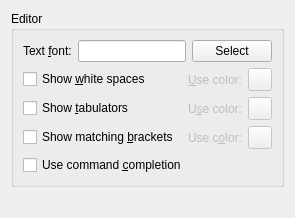
<?xml version="1.0" encoding="UTF-8"?>
<ui version="4.0">
 <class>ConfigEditorWidget</class>
 <widget class="QWidget" name="ConfigEditorWidget">
  <property name="windowTitle">
   <string>Configure Editor</string>
  </property>
  <layout class="QVBoxLayout" name="verticalLayout_2">
   <item>
    <widget class="QGroupBox" name="groupBox">
     <property name="title">
      <string>Editor</string>
     </property>
     <layout class="QVBoxLayout" name="verticalLayout">
      <item>
       <layout class="QHBoxLayout" name="horizontalLayout">
        <item>
         <widget class="QLabel" name="generalFontLabel">
          <property name="whatsThis">
           <string>&lt;p&gt;Select the font of the main text.&lt;/p&gt;</string>
          </property>
          <property name="text">
           <string>Text &amp;font:</string>
          </property>
          <property name="buddy">
           <cstring>generalFontButton</cstring>
          </property>
         </widget>
        </item>
        <item>
         <widget class="QLineEdit" name="generalFontEdit">
          <property name="sizePolicy">
           <sizepolicy hsizetype="MinimumExpanding" vsizetype="Preferred">
            <horstretch>0</horstretch>
            <verstretch>0</verstretch>
           </sizepolicy>
          </property>
          <property name="whatsThis">
           <string>&lt;p&gt;Select the font of the main text.&lt;/p&gt;</string>
          </property>
          <property name="readOnly">
           <bool>true</bool>
          </property>
         </widget>
        </item>
        <item>
         <widget class="QPushButton" name="generalFontButton">
          <property name="whatsThis">
           <string>&lt;p&gt;Select the font of the main text.&lt;/p&gt;</string>
          </property>
          <property name="text">
           <string>Select</string>
          </property>
         </widget>
        </item>
       </layout>
      </item>
      <item>
       <layout class="QGridLayout" name="gridLayout">
        <item row="0" column="0">
         <widget class="QCheckBox" name="showWhiteSpacesCheck">
          <property name="whatsThis">
           <string>&lt;p&gt;Show white spaces in the text by replacing them with special symbols.  These symbols will not be saved on disk.&lt;/p&gt;</string>
          </property>
          <property name="text">
           <string>Show &amp;white spaces</string>
          </property>
         </widget>
        </item>
        <item row="0" column="1">
         <widget class="QLabel" name="colorWhiteSpacesLabel">
          <property name="enabled">
           <bool>false</bool>
          </property>
          <property name="whatsThis">
           <string>&lt;p&gt;Select the color in which the spaces will be shown.&lt;/p&gt;</string>
          </property>
          <property name="text">
           <string>&amp;Use color:</string>
          </property>
          <property name="alignment">
           <set>Qt::AlignRight|Qt::AlignTrailing|Qt::AlignVCenter</set>
          </property>
          <property name="buddy">
           <cstring>whiteSpacesColorButton</cstring>
          </property>
         </widget>
        </item>
        <item row="0" column="2">
         <widget class="ColorButton" name="whiteSpacesColorButton">
          <property name="enabled">
           <bool>false</bool>
          </property>
          <property name="whatsThis">
           <string>&lt;p&gt;Select the color in which the spaces will be shown.&lt;/p&gt;</string>
          </property>
         </widget>
        </item>
        <item row="1" column="0">
         <widget class="QCheckBox" name="showTabulatorsCheck">
          <property name="whatsThis">
           <string>&lt;p&gt;Show tabulators in the text by replacing them with special symbols.  These symbols will not be saved on disk.&lt;/p&gt;</string>
          </property>
          <property name="text">
           <string>Show &amp;tabulators</string>
          </property>
         </widget>
        </item>
        <item row="1" column="1">
         <widget class="QLabel" name="colorTabulatorsLabel">
          <property name="enabled">
           <bool>false</bool>
          </property>
          <property name="whatsThis">
           <string>&lt;p&gt;Select the color in which the tabulators will be shown.&lt;/p&gt;</string>
          </property>
          <property name="text">
           <string>U&amp;se color:</string>
          </property>
          <property name="alignment">
           <set>Qt::AlignRight|Qt::AlignTrailing|Qt::AlignVCenter</set>
          </property>
          <property name="buddy">
           <cstring>tabulatorsColorButton</cstring>
          </property>
         </widget>
        </item>
        <item row="1" column="2">
         <widget class="ColorButton" name="tabulatorsColorButton">
          <property name="enabled">
           <bool>false</bool>
          </property>
          <property name="whatsThis">
           <string>&lt;p&gt;Select the color in which the tabulators will be shown.&lt;/p&gt;</string>
          </property>
         </widget>
        </item>
        <item row="2" column="0">
         <widget class="QCheckBox" name="showMatchingBracketsCheck">
          <property name="whatsThis">
           <string>&lt;p&gt;If the cursor is on a bracket ({[]}), then the corresponding opening/closing bracket will be highlighted.&lt;/p&gt;</string>
          </property>
          <property name="text">
           <string>Show matching &amp;brackets</string>
          </property>
         </widget>
        </item>
        <item row="2" column="1">
         <widget class="QLabel" name="colorMatchingBracketsLabel">
          <property name="enabled">
           <bool>false</bool>
          </property>
          <property name="whatsThis">
           <string>&lt;p&gt;Select the color in which the highlighted brackets will be shown.&lt;/p&gt;</string>
          </property>
          <property name="text">
           <string>Use c&amp;olor:</string>
          </property>
          <property name="alignment">
           <set>Qt::AlignRight|Qt::AlignTrailing|Qt::AlignVCenter</set>
          </property>
          <property name="buddy">
           <cstring>matchingBracketsColorButton</cstring>
          </property>
         </widget>
        </item>
        <item row="2" column="2">
         <widget class="ColorButton" name="matchingBracketsColorButton">
          <property name="enabled">
           <bool>false</bool>
          </property>
          <property name="whatsThis">
           <string>&lt;p&gt;Select the color in which the highlighted brackets will be shown.&lt;/p&gt;</string>
          </property>
         </widget>
        </item>
       </layout>
      </item>
      <item>
       <widget class="QCheckBox" name="useCompletionCheck">
        <property name="whatsThis">
         <string>&lt;p&gt;When the first letters of a TikZ command are typed in the text, a list of possible completions will be shown.&lt;/p&gt;</string>
        </property>
        <property name="text">
         <string>Use command &amp;completion</string>
        </property>
       </widget>
      </item>
     </layout>
    </widget>
   </item>
   <item>
    <spacer name="verticalSpacer">
     <property name="orientation">
      <enum>Qt::Vertical</enum>
     </property>
     <property name="sizeHint" stdset="0">
      <size>
       <width>20</width>
       <height>20</height>
      </size>
     </property>
    </spacer>
   </item>
  </layout>
 </widget>
 <customwidgets>
  <customwidget>
   <class>ColorButton</class>
   <extends>QToolButton</extends>
   <header>colorbutton.h</header>
  </customwidget>
 </customwidgets>
 <resources/>
 <connections>
  <connection>
   <sender>showWhiteSpacesCheck</sender>
   <signal>toggled(bool)</signal>
   <receiver>colorWhiteSpacesLabel</receiver>
   <slot>setEnabled(bool)</slot>
   <hints>
    <hint type="sourcelabel">
     <x>102</x>
     <y>78</y>
    </hint>
    <hint type="destinationlabel">
     <x>226</x>
     <y>79</y>
    </hint>
   </hints>
  </connection>
  <connection>
   <sender>showTabulatorsCheck</sender>
   <signal>toggled(bool)</signal>
   <receiver>colorTabulatorsLabel</receiver>
   <slot>setEnabled(bool)</slot>
   <hints>
    <hint type="sourcelabel">
     <x>102</x>
     <y>107</y>
    </hint>
    <hint type="destinationlabel">
     <x>226</x>
     <y>108</y>
    </hint>
   </hints>
  </connection>
  <connection>
   <sender>showMatchingBracketsCheck</sender>
   <signal>toggled(bool)</signal>
   <receiver>colorMatchingBracketsLabel</receiver>
   <slot>setEnabled(bool)</slot>
   <hints>
    <hint type="sourcelabel">
     <x>102</x>
     <y>136</y>
    </hint>
    <hint type="destinationlabel">
     <x>226</x>
     <y>137</y>
    </hint>
   </hints>
  </connection>
  <connection>
   <sender>showWhiteSpacesCheck</sender>
   <signal>toggled(bool)</signal>
   <receiver>whiteSpacesColorButton</receiver>
   <slot>setEnabled(bool)</slot>
   <hints>
    <hint type="sourcelabel">
     <x>73</x>
     <y>69</y>
    </hint>
    <hint type="destinationlabel">
     <x>251</x>
     <y>61</y>
    </hint>
   </hints>
  </connection>
  <connection>
   <sender>showTabulatorsCheck</sender>
   <signal>toggled(bool)</signal>
   <receiver>tabulatorsColorButton</receiver>
   <slot>setEnabled(bool)</slot>
   <hints>
    <hint type="sourcelabel">
     <x>66</x>
     <y>100</y>
    </hint>
    <hint type="destinationlabel">
     <x>251</x>
     <y>101</y>
    </hint>
   </hints>
  </connection>
  <connection>
   <sender>showMatchingBracketsCheck</sender>
   <signal>toggled(bool)</signal>
   <receiver>matchingBracketsColorButton</receiver>
   <slot>setEnabled(bool)</slot>
   <hints>
    <hint type="sourcelabel">
     <x>88</x>
     <y>131</y>
    </hint>
    <hint type="destinationlabel">
     <x>251</x>
     <y>131</y>
    </hint>
   </hints>
  </connection>
 </connections>
</ui>
